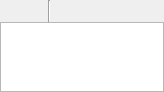
<?xml version="1.0" encoding="UTF-8"?>
<ui version="4.0">
 <class>DatasetWidget</class>
 <widget class="QWidget" name="DatasetWidget">
  <property name="geometry">
   <rect>
    <x>0</x>
    <y>0</y>
    <width>164</width>
    <height>86</height>
   </rect>
  </property>
  <property name="sizePolicy">
   <sizepolicy hsizetype="Preferred" vsizetype="Expanding">
    <horstretch>0</horstretch>
    <verstretch>0</verstretch>
   </sizepolicy>
  </property>
  <property name="windowTitle">
   <string>Form</string>
  </property>
  <layout class="QVBoxLayout" name="verticalLayout">
   <property name="spacing">
    <number>0</number>
   </property>
   <property name="margin">
    <number>0</number>
   </property>
   <item>
    <layout class="QHBoxLayout" name="horizontalLayout">
     <item>
      <widget class="QToolButton" name="addFileButton">
       <property name="minimumSize">
        <size>
         <width>22</width>
         <height>22</height>
        </size>
       </property>
       <property name="toolTip">
        <string>Add file(s)</string>
       </property>
       <property name="autoFillBackground">
        <bool>true</bool>
       </property>
       <property name="text">
        <string/>
       </property>
       <property name="autoRaise">
        <bool>true</bool>
       </property>
      </widget>
     </item>
     <item>
      <widget class="QToolButton" name="addDirButton">
       <property name="minimumSize">
        <size>
         <width>22</width>
         <height>22</height>
        </size>
       </property>
       <property name="toolTip">
        <string>Add directory</string>
       </property>
       <property name="autoFillBackground">
        <bool>true</bool>
       </property>
       <property name="text">
        <string/>
       </property>
       <property name="autoRaise">
        <bool>true</bool>
       </property>
      </widget>
     </item>
     <item>
      <widget class="Line" name="line">
       <property name="orientation">
        <enum>Qt::Vertical</enum>
       </property>
      </widget>
     </item>
     <item>
      <widget class="QToolButton" name="upButton">
       <property name="minimumSize">
        <size>
         <width>22</width>
         <height>22</height>
        </size>
       </property>
       <property name="cursor">
        <cursorShape>ArrowCursor</cursorShape>
       </property>
       <property name="toolTip">
        <string>Up url(s)</string>
       </property>
       <property name="autoFillBackground">
        <bool>true</bool>
       </property>
       <property name="text">
        <string/>
       </property>
       <property name="autoRaise">
        <bool>true</bool>
       </property>
       <property name="arrowType">
        <enum>Qt::NoArrow</enum>
       </property>
      </widget>
     </item>
     <item>
      <widget class="QToolButton" name="downButton">
       <property name="minimumSize">
        <size>
         <width>22</width>
         <height>22</height>
        </size>
       </property>
       <property name="toolTip">
        <string>Down url(s)</string>
       </property>
       <property name="autoFillBackground">
        <bool>true</bool>
       </property>
       <property name="text">
        <string/>
       </property>
       <property name="autoRaise">
        <bool>true</bool>
       </property>
       <property name="arrowType">
        <enum>Qt::NoArrow</enum>
       </property>
      </widget>
     </item>
     <item>
      <widget class="QToolButton" name="deleteButton">
       <property name="minimumSize">
        <size>
         <width>22</width>
         <height>22</height>
        </size>
       </property>
       <property name="toolTip">
        <string>Delete urls (s)</string>
       </property>
       <property name="autoFillBackground">
        <bool>true</bool>
       </property>
       <property name="text">
        <string/>
       </property>
       <property name="checkable">
        <bool>false</bool>
       </property>
       <property name="autoRaise">
        <bool>true</bool>
       </property>
      </widget>
     </item>
     <item>
      <spacer name="horizontalSpacer">
       <property name="orientation">
        <enum>Qt::Horizontal</enum>
       </property>
       <property name="sizeHint" stdset="0">
        <size>
         <width>0</width>
         <height>20</height>
        </size>
       </property>
      </spacer>
     </item>
    </layout>
   </item>
   <item>
    <widget class="QListWidget" name="itemsArea">
     <property name="selectionMode">
      <enum>QAbstractItemView::ExtendedSelection</enum>
     </property>
     <property name="selectionBehavior">
      <enum>QAbstractItemView::SelectRows</enum>
     </property>
    </widget>
   </item>
  </layout>
 </widget>
 <resources/>
 <connections/>
</ui>
